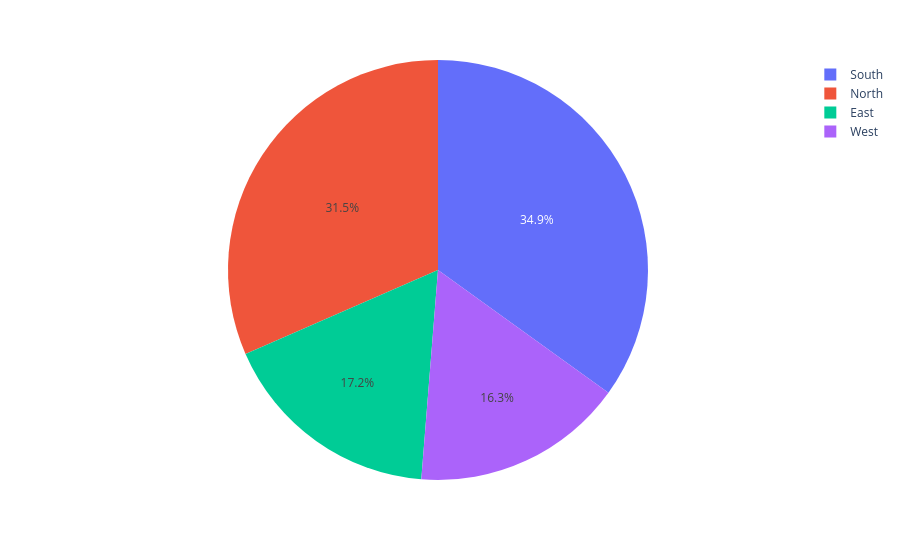

Notebook code for this chart:
### Markdown cell above
### Pie Chart

### Code cell
fig = px.pie(
    sales_data,
    names="Region",
    values="Sales"
)

fig.show()

### Figure 1 — Plotly figure (JSON) as saved in the notebook; plotly's stock layout.template omitted (floating-point values rounded to 4 significant figures)
{"data": [{"domain": {"x": [0, 1], "y": [0, 1]}, "hovertemplate": "Region=%{label}<br>Sales=%{value}<extra></extra>", "labels": ["North", "South", "East", "West", "North", "South"], "legendgroup": "", "name": "", "showlegend": true, "type": "pie", "values": [45000, 52000, 61000, 58000, 67000, 72000]}], "layout": {"legend": {"tracegroupgap": 0}, "margin": {"t": 60}}}
